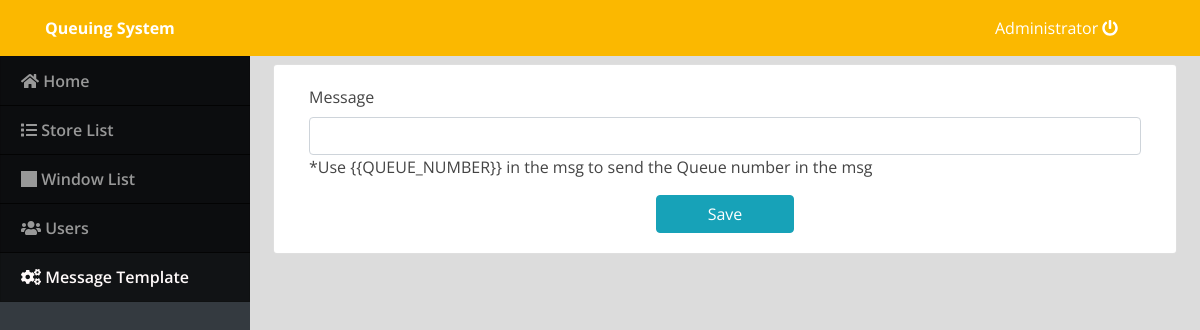
The page /admin/index.php?page=msg_temp (signed in) on the database as committed earlier.
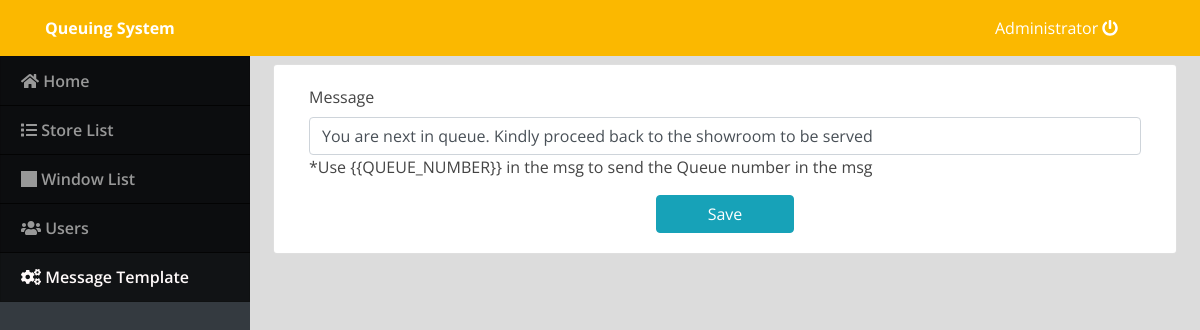
The same page on the database as committed later.
### tables this page shows
CREATE TABLE `msg_temp` (
  `msg` varchar(500) NOT NULL
);

### admin/msg_temp.php (the view, shortened to what this page needs)
<?php
include 'db_connect.php';
$msg ='';
$qry = $conn->query("SELECT * from msg_temp limit 1");
if($qry->num_rows > 0){
	foreach($qry->fetch_array() as $k => $val){
		$msg = $val;
	}
}
 ?>
<div class="container-fluid">
	<div class="card col-lg-12">
		<div class="card-body">
			<form action="" id="save-msg">
				<div class="form-group">
					<label for="msg" class="control-label">Message</label>
					<input type="text" class="form-control" id="msg" name="msg" value = "<?php echo $msg ?>"  required>
					<p>*Use {{QUEUE_NUMBER}} in the msg to send the Queue number in the msg </p>
				</div>
				<center>
					<button class="btn btn-info btn-primary btn-block col-md-2">Save</button>
				</center>
			</form>
		</div>
	</div>
</div>

Rows that differ between the two databases and show on the page:
added msg_temp: msg "You are next in queue. Kindly proceed back to the showroom to be served"
